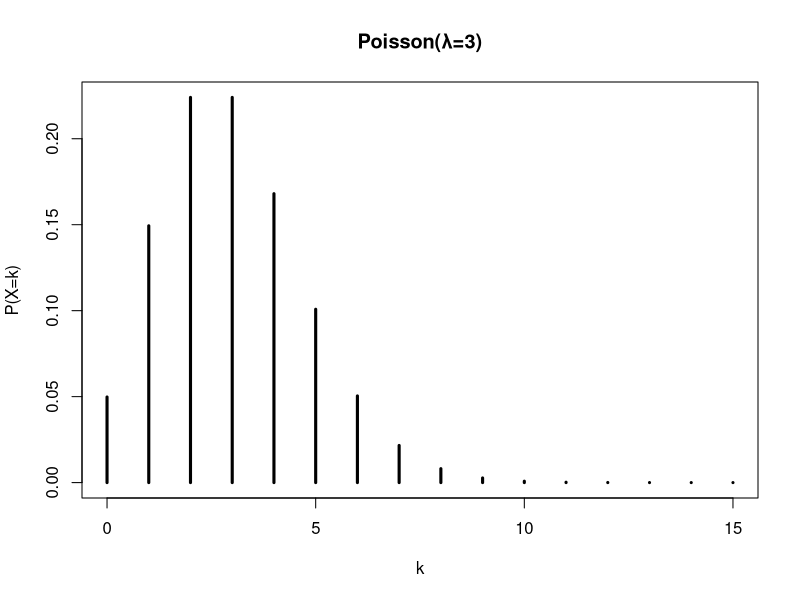
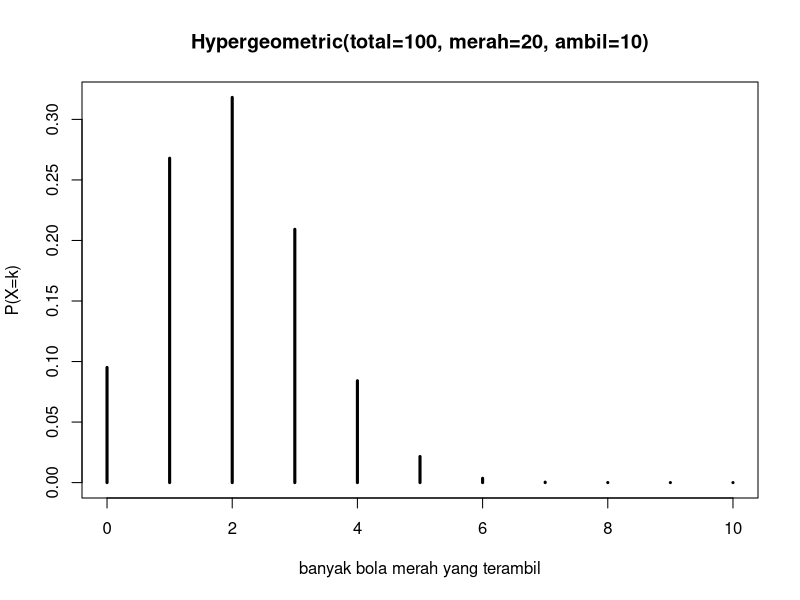
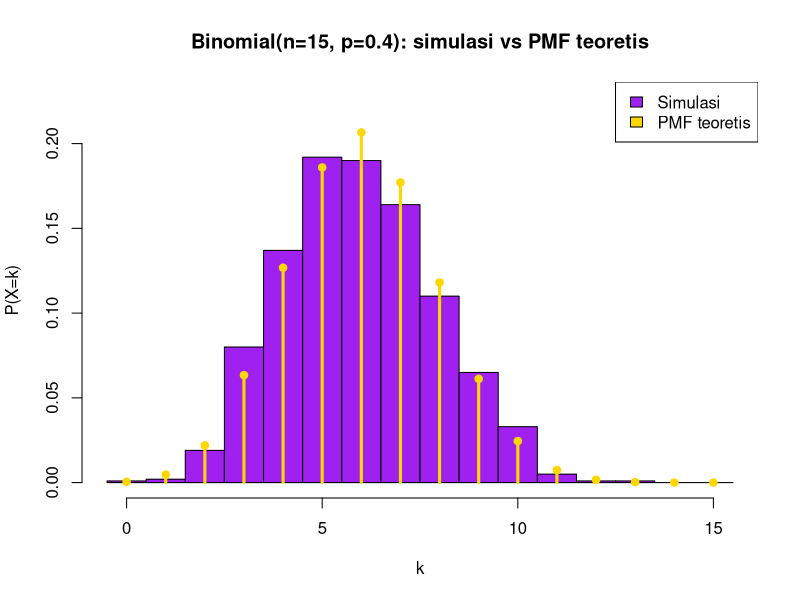

The R script that drew these images, in order:
#SOAL 1 Poisson
#Menghitung rata-rata 3 pelanggan per jam
lambda <- 3
p <- 1-ppois(4, lambda)

p
#Menghitung PMF-nya
x1 <- 0:15
pmf1 <- dpois(x1, lambda)
plot(x1, pmf1, type='h', lwd=3, main='Poisson(λ=3)', xlab='k', ylab='P(X=k)')


#SOAL 2 Hipergeometrik
#Parameter
b_total <- 100
b_merah <- 20
b_bukan_merah <- b_total-b_merah
b_ambil <- 10

# Domain: banyak bola merah yang mungkin terambil
d_b <- seq(from = max(0, b_ambil - b_bukan_merah), to = min(b_ambil, b_merah))

# PMF: P(X = k)
pmf2 <- dhyper(d_b, m = b_merah, n = b_bukan_merah, k = b_ambil)
data.frame(d_b = d_b, P = pmf2)

# Plot PMF
plot(d_b, pmf2, type = "h", lwd = 3,
     main = paste0("Hypergeometric(total=", b_total, ", merah=", b_merah,
                   ", ambil=", b_ambil, ")"),
     xlab = "banyak bola merah yang terambil", ylab = "P(X=k)")


# SOAL 3 BINOMIAL
# Parameter
n_percobaan <- 15      
p_sukses    <- 0.4     
n_simulasi  <- 1000    

# PMF teoretis
x2   <- 0:n_percobaan
pmf3 <- dbinom(x2, size = n_percobaan, prob = p_sukses)

# Simulasi 1000 kali
set.seed(723)
hasil_sim <- rbinom(n_simulasi, size = n_percobaan, prob = p_sukses)

# Histogram simulasi (skala peluang) + PMF teoretis di atasnya
hist(hasil_sim, breaks = seq(-0.5, n_percobaan + 0.5, by = 1), freq = FALSE,
     col = "purple", ylim = c(0, max(pmf3) * 1.1),
     main = "Binomial(n=15, p=0.4): simulasi vs PMF teoretis",
     xlab = "k", ylab = "P(X=k)")
lines(x2, pmf3, type = "h", lwd = 3, col = "gold")
points(x2, pmf3, pch = 19, col = "gold")
legend("topright", legend = c("Simulasi", "PMF teoretis"),
       fill = c("purple", "gold"))

# Pembanding angka
mean(hasil_sim)  
var(hasil_sim)    
